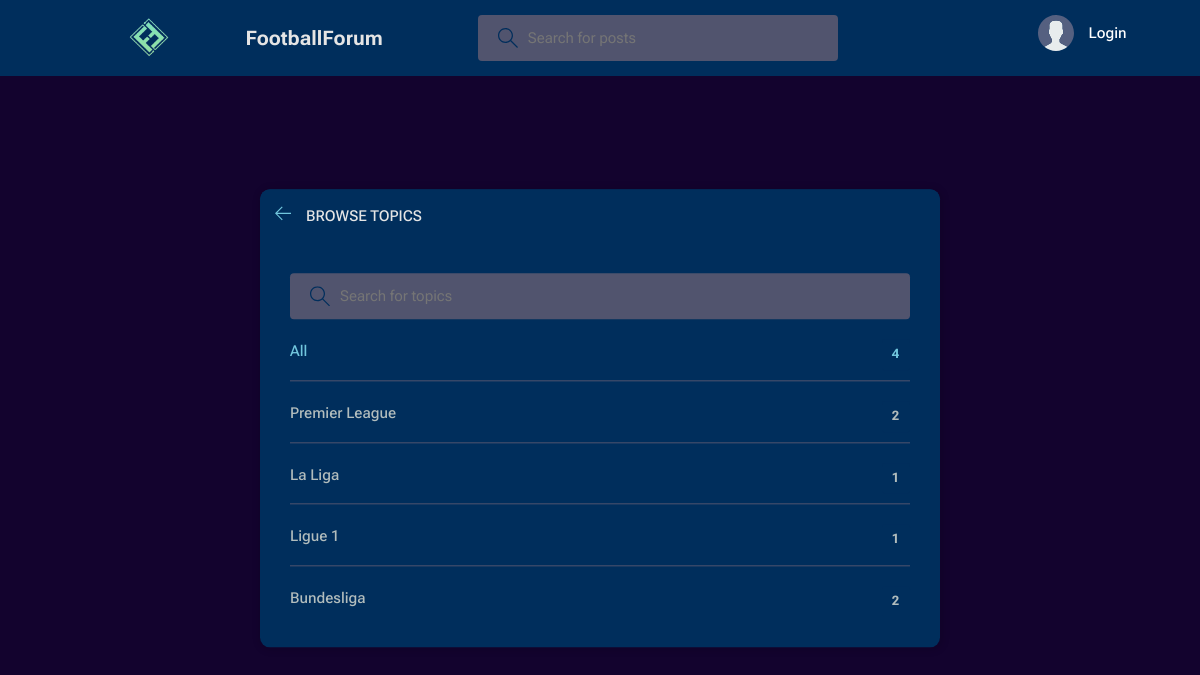
Page /topics/ on the committed database.
### app/models.py (models this page shows, shortened)
class Topic(models.Model):
    name=models.CharField(max_length=200)

### app/views.py (the view)
# urls.py: path('topics/', views.topicsPage, name="topics"),
def topicsPage(request):
    q = request.GET.get('q') if request.GET.get('q') != None else ''
    topics = Topic.objects.filter(name__icontains=q)
    return render(request, 'app/topicsPage.html', {'topics': topics})

### app/templates/app/topicsPage.html (shortened to what this page needs)
{% extends 'app/main.html' %}
{% block content %}
<main class="create-room layout">
  <div class="container">
    <div class="layout__box">
      <div class="layout__boxHeader">
        <div class="layout__boxTitle">
          <a href="{% url 'home' %}">
            <svg version="1.1" xmlns="http://www.w3.org/2000/svg" width="32" height="32" viewBox="0 0 32 32">
              <title>arrow-left</title>
              <path
                d="M13.723 2.286l-13.723 13.714 13.719 13.714 1.616-1.611-10.96-10.96h27.625v-2.286h-27.625l10.965-10.965-1.616-1.607z">
              </path>
            </svg>
          </a>
          <h3>Browse Topics</h3>
        </div>
      </div>
      <div class="topics-page layout__body">
        <form action="" method="GET" class="header__search">
          <label>
            <input name="q" placeholder="Search for topics" />
          </label>
        </form>
        <ul class="topics__list">
          <li>
            <a href="{% url 'topics' %}" class="active">All <span>{{topics.count}}</span></a>
          </li>
          {% for topic in topics %}
          <li>
            <a href="{% url 'home' %}?q={{topic.name}}">{{ topic.name }} <span>{{topic.room_set.all.count}}</span></a>
          </li>
          {% endfor %}
        </ul>
      </div>
    </div>
  </div>
</main>
{% endblock content %}

### static/css/style.css (style rules this page uses)
:root { --color-main: #71c6dd; --color-main-light: #e1f6fb; --color-dark: #002E5C; --color-dark-medium: #51546e; --color-dark-light: #002E5C; --color-light: #e5e5e5; --color-gray: #002E5C; --color-light-gray: #b2bdbd; --color-bg: #13032E; --color-success: #5dd693; --color-error: #fc4b0b; }
* { font-family:'Roboto Flex', sans-serif; font-weight: 50%; margin: 0; padding: 0; box-sizing: border-box; text-rendering: optimizeLegibility; font-size: inherit; }
html { font-size: 56.25%; }
@media only screen and (min-width: 1200px) { html { font-size: 62.5%; } }
body { line-height: 1.6; font-weight: 400; font-size: 1.5rem; color: var(--color-light-gray); background-color: var(--color-bg); min-height: 100vh; }
a { display: inline-block; color: var(--color-main); text-decoration: none; }
.container { display: flex; max-width: 120rem; width: 90%; margin: auto; }
.header__search > label { background-color: var(--color-dark-medium); padding: 1.3rem 1rem; display: flex; align-items: center; gap: 1rem; border-radius: 4px; }
.header__search svg { fill: var(--color-gray); width: 2rem; height: 2rem; margin-left: 1rem; }
.header__search input { width: 30rem; background: transparent; border: none; outline: none; color: var(--color-light); }
.layout { margin-top: 2.4rem; }
.layout > .container { display: flex; justify-content: space-between; align-items: flex-start; }
.layout__box { width: 90%; max-width: 48rem; min-height: 40rem; position: absolute; top: 50%; left: 50%; transform: translate(-50%, -46%); background-color: var(--color-dark); border-radius: 1rem; box-shadow: 1px 1px 6px 3px rgba(0, 0, 0, 0.1); overflow: hidden; }
.layout__boxHeader { display: flex; padding: 1.5rem; background-color: var(--color-dark-light); }
.layout__boxTitle { display: flex; gap: 1.5rem; align-items: center; }
.layout__boxTitle h3 { text-transform: uppercase; font-weight: 500; color: var(--color-light); }
.layout__boxTitle svg { width: 1.6rem; height: 1.6rem; fill: var(--color-main); }
.layout__body { margin: 3rem; }
.topics__list { list-style: none; }
.topics__list li a { display: flex; justify-content: space-between; margin-bottom: 3rem; font-weight: 500; color: var(--color-light-gray); transition: all 0.3s ease-in-out; }
.topics__list li a.active, .topics__list li a:hover { color: var(--color-main); }
.topics__list li a span { padding: 0.5rem 1rem; background-color: var(--color-dark); border-radius: 3px; font-size: 1.3rem; font-weight: 700; letter-spacing: 1px; }
.topics-page .topics__list li:not(:last-child) a { margin: 2rem 0; padding-bottom: 1rem; text-decoration: none; border-bottom: 1px solid var(--color-dark-medium); }
.topics-page .header__search { display: block; }
.create-room.layout .layout__box { max-width: 68rem; }

### rows in the picture
Topic: name "Premier League", room_set.all.count "2"
Topic: name "La Liga", room_set.all.count "1"
Topic: name "Ligue 1", room_set.all.count "1"
Topic: name "Bundesliga", room_set.all.count "2"

### other values in the picture
{{ topics.count }} "4"
